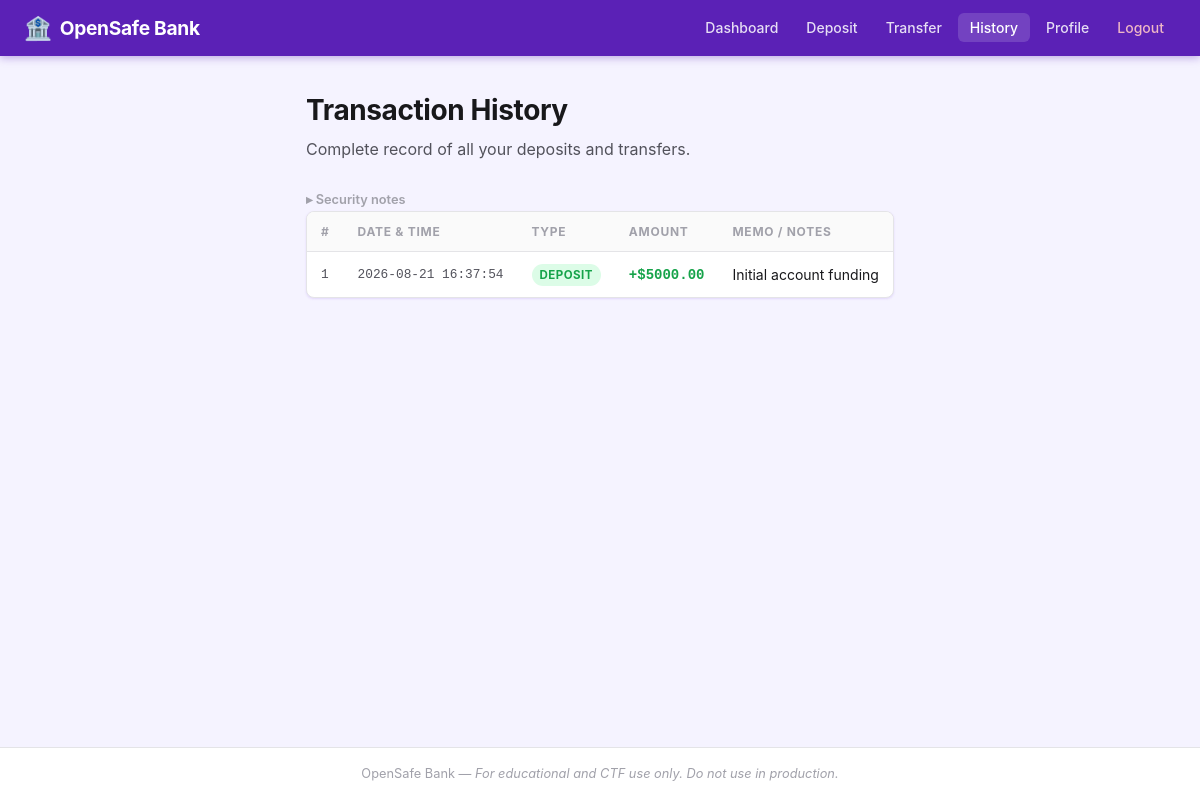
Page /transactions (signed in) on the earlier database version.
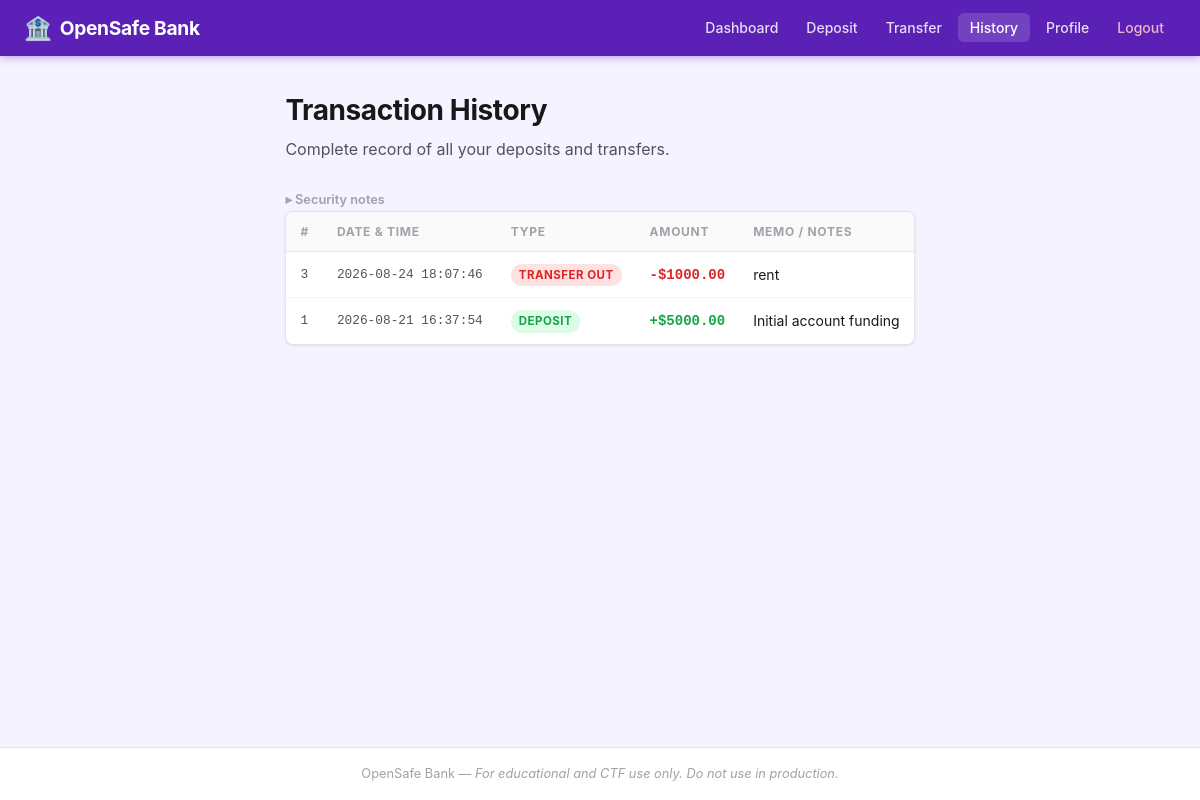
Same page on the later database version.
### tables this page shows
CREATE TABLE transactions (
                id        INTEGER PRIMARY KEY AUTOINCREMENT,
                user_id   INTEGER NOT NULL,
                type      TEXT NOT NULL,
                amount    REAL NOT NULL,
                memo      TEXT,
                timestamp TEXT NOT NULL
            );

### app.py (the view)
@app.route('/transactions')
def transactions():
    if 'user_id' not in session:
        return redirect(url_for('login'))
    db   = get_db()
    rows = db.execute(
        "SELECT * FROM transactions WHERE user_id = ? ORDER BY timestamp DESC",
        (session['user_id'],)
    ).fetchall()
    return render_template('transactions.html', transactions=rows)

### app.py (called while the page is built)
@app.before_request
def _enforce_csrf():
    if request.method == 'POST':
        expected = session.get('csrf_token')
        submitted = request.form.get('csrf_token')
        if not expected or not submitted or not secrets.compare_digest(expected, submitted):
            abort(400, description='Invalid or missing CSRF token.')

def get_db():
    db = getattr(g, '_database', None)
    if db is None:
        db = g._database = sqlite3.connect(DATABASE)
        db.row_factory = sqlite3.Row
    return db

@app.teardown_appcontext
def close_connection(exception):
    db = getattr(g, '_database', None)
    if db is not None:
        db.close()

### templates/transactions.html (shortened to what this page needs)
{% extends "base.html" %}
{% block content %}
<div class="page-header">
  <h1>Transaction History</h1>
  <p class="page-subtitle">Complete record of all your deposits and transfers.</p>
</div>
<details class="details-toggle">
  <summary>Security notes</summary>
</details>
{% if transactions %}
<div class="table-wrapper">
  <table class="data-table">
    <thead>
      <tr>
        <th>#</th>
        <th>Date &amp; Time</th>
        <th>Type</th>
        <th>Amount</th>
        <th>Memo / Notes</th>
      </tr>
    </thead>
    <tbody>
      {% for txn in transactions %}
      <tr>
        <td class="td-mono">{{ txn['id'] }}</td>
        <td class="td-mono">{{ txn['timestamp'] }}</td>
        <td>
          <span class="badge badge--{{ 'green' if txn['type'] in ('deposit','transfer_in') else 'red' }}">
            {{ txn['type'].replace('_', ' ').title() }}
          </span>
        </td>
        <td class="td-amount {{ 'amount-pos' if txn['type'] in ('deposit','transfer_in') else 'amount-neg' }}">
          {{ '+' if txn['type'] in ('deposit','transfer_in') else '-' }}${{ "%.2f"|format(txn['amount']) }}
        </td>
        <td class="memo-cell">{{ txn['memo'] if txn['memo'] else '—' }}</td>
      </tr>
      {% endfor %}
    </tbody>
  </table>
</div>
{% else %}
<p class="empty-state">No transactions on record. <a href="{{ url_for('deposit') }}">Make your first deposit.</a></p>
{% endif %}
{% endblock %}

Differences in the rows shown:
added transactions: id "3", timestamp "2026-08-24 18:07:46", type.replace "TRANSFER OUT", type "-", amount "1000.00", memo "rent"
